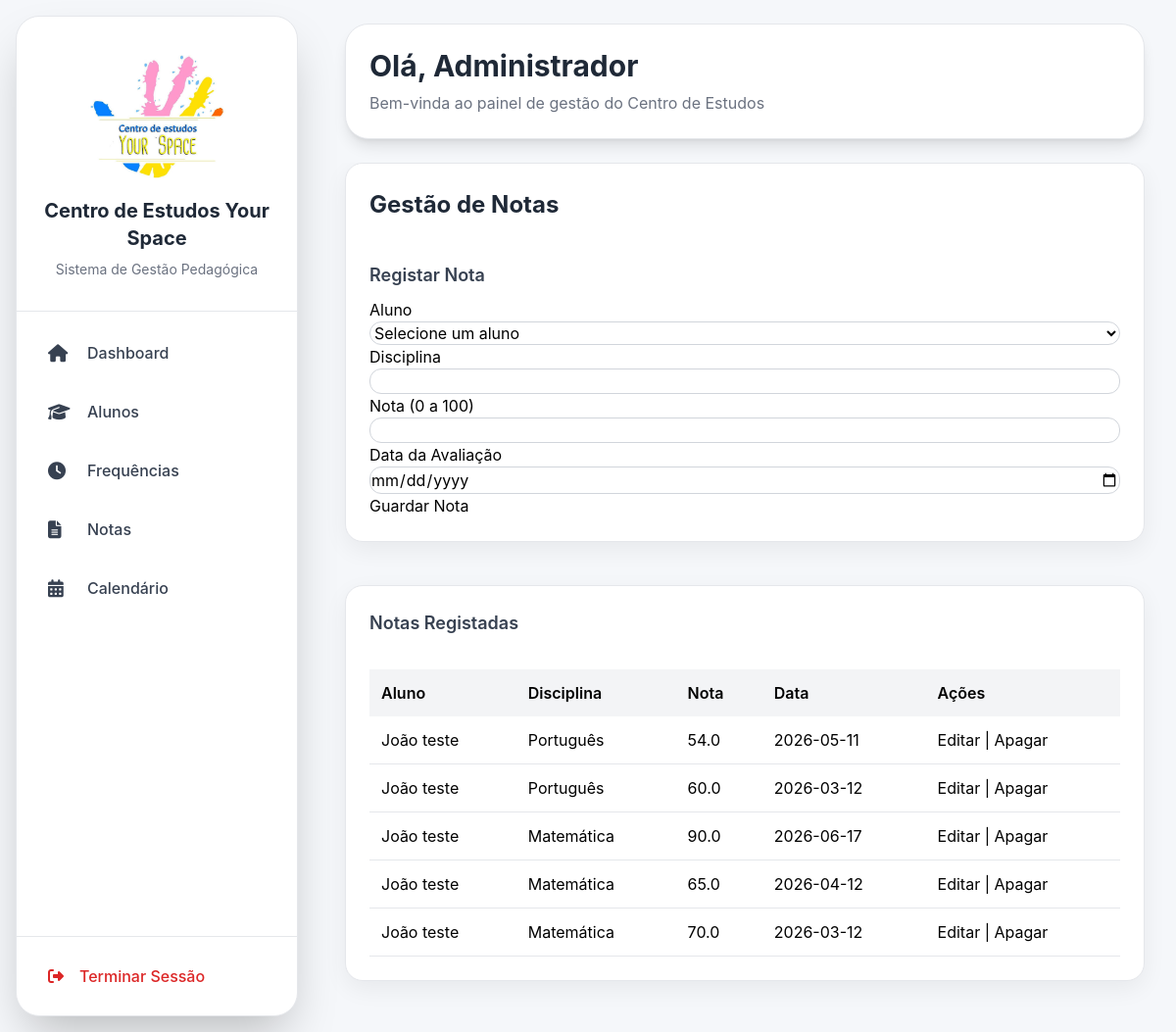
Page /notas on the committed database.
### models/configuracao_centro.py (models this page shows)
class ConfiguracaoCentro(db.Model):
    __tablename__ = "configuracao_centro"
    id = db.Column(
        db.Integer,
        primary_key=True
    )
    nome_centro = db.Column(
        db.String(200),
        default=""
    )
    morada = db.Column(
        db.String(300),
        default=""
    )
    codigo_postal = db.Column(
        db.String(20),
        default=""
    )
    telefone = db.Column(
        db.String(50),
        default=""
    )
    whatsapp = db.Column(
        db.String(50),
        default=""
    )
    email = db.Column(
        db.String(200),
        default=""
    )
    logo = db.Column(
        db.String(300),
        default=""
    )

### models/nota.py (models this page shows)
class Nota(db.Model):
    __tablename__ = "notas"
    id = db.Column(
        db.Integer,
        primary_key=True
    )
    aluno_id = db.Column(
        db.Integer,
        db.ForeignKey("alunos.id"),
        nullable=False
    )
    disciplina = db.Column(
        db.String(100),
        nullable=False
    )
    nota = db.Column(
        db.Float,
        nullable=False
    )
    data_avaliacao = db.Column(
        db.String(20),
        nullable=False
    )
    aluno = db.relationship(
        "Aluno",
        backref="notas"
    )

### models/aluno.py (models this page shows)
class Aluno(db.Model):
    __tablename__ = "alunos"
    id = db.Column(
        db.Integer,
        primary_key=True
    )
    codigo = db.Column(
        db.String(5),
        unique=True,
        nullable=False
    )
    nome = db.Column(
        db.String(150),
        nullable=False
    )
    data_nascimento = db.Column(
        db.String(20)
    )
    escola = db.Column(
        db.String(150)
    )
    ano_escolar = db.Column(
        db.String(50)
    )
    turma = db.Column(
        db.String(100)
    )
    encarregado = db.Column(
        db.String(150),
        nullable=False
    )
    telefone = db.Column(
        db.String(30),
        nullable=False
    )
    email = db.Column(
        db.String(150)
    )
    pacote_horas = db.Column(
        db.Float,
        default=0
    )
    horas_restantes = db.Column(
        db.Float,
        default=0
    )
    ativo = db.Column(
        db.Boolean,
        default=True
    )
    observacoes_pedagogicas = db.Column(
        db.Text
    )
    necessidades = db.relationship(
        "Necessidade",
        secondary=aluno_necessidades,
        lazy="subquery",
        backref=db.backref(
            "alunos",
            lazy=True
        )
    )
    objetivos = db.relationship(
        "Objetivo",
        secondary=aluno_objetivos,
        lazy="subquery",
        backref=db.backref(
            "alunos",
            lazy=True
        )
    )
    testes = db.relationship(
        "Teste",
        backref="aluno",
        lazy=True
    )

### routes/notas.py (the view, shortened to what this page needs)
@notas_bp.route("/notas", methods=["GET", "POST"])
def notas():
    if (
        session.get("perfil") == "colaborador"
        and request.method == "POST"
    ):
        return render_template(
            "acesso_negado.html"
        )
    alunos = Aluno.query.order_by(
        Aluno.nome
    ).all()
    notas = Nota.query.order_by(
        Nota.id.desc()
    ).all()
    return render_template(
        "notas.html",
        alunos=alunos,
        notas=notas
    )

### app.py (called while the page is built)
@app.context_processor
def inject_configuracao():
    configuracao = ConfiguracaoCentro.query.first()
    return dict(
        configuracao_global=configuracao
    )

### templates/notas.html (shortened to what this page needs)
{% extends "base.html" %}
{% block conteudo %}
<div class="card">
    <h2>Gestão de Notas</h2>
    <br>
    <h3>Registar Nota</h3>
    <form method="POST">
        <label>Aluno</label>
        <select
            name="aluno_id"
            required
        >
            <option value="">
                Selecione um aluno
            </option>
        </select>
        <label>Disciplina</label>
        <input
            type="text"
            name="disciplina"
            required
        >
        <label>Nota (0 a 100)</label>
        <input
            type="number"
            min="0"
            max="100"
            step="0.01"
            name="nota"
            required
        >
        <label>Data da Avaliação</label>
        <input
            type="date"
            name="data_avaliacao"
            required
        >
        <button type="submit">
            Guardar Nota
        </button>
    </form>
</div>
<br>
<div class="card">
    <h3>Notas Registadas</h3>
    <br>
    <table>
        <thead>
            <tr>
                <th>Aluno</th>
                <th>Disciplina</th>
                <th>Nota</th>
                <th>Data</th>
                <th>Ações</th>
            </tr>
        </thead>
        <tbody>
        {% for nota in notas %}
            <tr>
                <td>{{ nota.aluno.nome }}</td>
                <td>{{ nota.disciplina }}</td>
                <td>{{ nota.nota }}</td>
                <td>{{ nota.data_avaliacao }}</td>
                <td>
                    <a href="/notas/editar/{{ nota.id }}">
                        Editar
                    </a>
                    |
                    <a
                        href="/notas/apagar/{{ nota.id }}"
                        onclick="return confirm('Apagar esta nota?')"
                    >
                        Apagar
                    </a>
                </td>
            </tr>
        {% endfor %}
        </tbody>
    </table>
</div>
{% endblock %}

### templates/base.html (shortened to what this page needs)
<!DOCTYPE html>
<html lang="pt">
<head>
    <script src="https://cdn.tailwindcss.com"></script>
    <link rel="stylesheet"
          href="https://cdnjs.cloudflare.com/ajax/libs/font-awesome/6.4.0/css/all.min.css">
</head>
<body class="flex h-screen overflow-hidden">
    <div class="w-72 bg-white flex flex-col justify-between m-4 rounded-3xl shadow-2xl border border-gray-200">
        <div>
            <div class="px-6 py-8 border-b border-gray-200 text-center">
    {% if configuracao_global and configuracao_global.logo %}
        <img
            src="{{ url_for('static', filename='logos/' + configuracao_global.logo) }}"
            alt="Logótipo"
            style="
                width:140px;
                height:140px;
                object-fit:contain;
                margin:0 auto 12px auto;
            "
        >
    {% endif %}
    <h1 class="text-xl font-bold text-gray-800">
        {% if configuracao_global and configuracao_global.nome_centro %}
            {{ configuracao_global.nome_centro }}
        {% else %}
            Centro de Estudos
        {% endif %}
    </h1>
    <p class="text-sm text-gray-500 mt-2">
        Sistema de Gestão Pedagógica
    </p>
</div>
            <nav class="p-4 space-y-2">
                <a href="/"
                   class="flex items-center gap-4 px-4 py-3 rounded-2xl text-gray-700 hover:bg-blue-50 hover:text-blue-700 transition-all">
                    <i class="fa-solid fa-house text-lg w-6"></i>
                    <span class="font-medium text-base">Dashboard</span>
                </a>
                <a href="/alunos"
                   class="flex items-center gap-4 px-4 py-3 rounded-2xl text-gray-700 hover:bg-blue-50 hover:text-blue-700 transition-all">
                    <i class="fa-solid fa-graduation-cap text-lg w-6"></i>
                    <span class="font-medium text-base">Alunos</span>
                </a>
                <a href="/frequencias"
                   class="flex items-center gap-4 px-4 py-3 rounded-2xl text-gray-700 hover:bg-blue-50 hover:text-blue-700 transition-all">
                    <i class="fa-solid fa-clock text-lg w-6"></i>
                    <span class="font-medium text-base">Frequências</span>
                </a>
                <a href="/notas"
                   class="flex items-center gap-4 px-4 py-3 rounded-2xl text-gray-700 hover:bg-blue-50 hover:text-blue-700 transition-all">
                    <i class="fa-solid fa-file-lines text-lg w-6"></i>
                    <span class="font-medium text-base">Notas</span>
                </a>
                <a href="/calendario"
                   class="flex items-center gap-4 px-4 py-3 rounded-2xl text-gray-700 hover:bg-blue-50 hover:text-blue-700 transition-all">
                    <i class="fa-solid fa-calendar-days text-lg w-6"></i>
                    <span class="font-medium text-base">Calendário</span>
                </a>
            </nav>
        </div>
        <div class="p-4 border-t border-gray-200">
            <a href="{{ url_for('logout') }}"
               class="flex items-center gap-4 px-4 py-3 rounded-2xl text-red-600 hover:bg-red-50 transition-all">
                <i class="fa-solid fa-right-from-bracket"></i>
                <span class="font-medium">
                    Terminar Sessão
                </span>
            </a>
        </div>
    </div>
    <div class="flex-1 flex flex-col overflow-hidden">
        <header class="px-8 py-6">
            <div class="bg-white rounded-3xl shadow-lg p-6 border border-gray-200">
                <h2 class="text-3xl font-bold text-gray-800">
                    Olá, {{ session.get('nome', 'Administrador') }}
                </h2>
                <p class="text-gray-500 mt-2">
                    Bem-vinda ao painel de gestão do Centro de Estudos
                </p>
            </div>
        </header>
        <main class="flex-1 overflow-y-auto px-8 pb-8">
            {% block conteudo %}
            {% endblock %}
        </main>
    </div>
</body>
</html>

### templates/base.html (style rules this page uses)
body { background:#f5f7fa; font-family:'Inter',sans-serif; }
.card { background:white; border-radius:18px; padding:24px; box-shadow:0 8px 24px rgba(0,0,0,0.06); margin-bottom:20px; border:1px solid #e5e7eb; }
.card h2 { font-size:24px; font-weight:700; margin-bottom:16px; color:#1f2937; }
.card h3 { font-size:18px; font-weight:600; margin-bottom:10px; color:#374151; }
input, select, textarea { width:100%; padding:12px; border:1px solid #d1d5db; border-radius:12px; margin-bottom:12px; background:white; }
button { background:#2563eb; color:white; border:none; padding:12px 20px; border-radius:12px; cursor:pointer; font-weight:600; }
table { width:100%; border-collapse:collapse; background:white; }
th { text-align:left; background:#f3f4f6; padding:12px; font-weight:600; }
td { padding:12px; border-bottom:1px solid #e5e7eb; }
a { text-decoration:none; }

### rows in the picture
ConfiguracaoCentro: logo (picture), nome_centro "Centro de Estudos Your Space"
Nota: aluno.nome "João teste", disciplina "Português", nota "54.0", data_avaliacao "2026-05-11"
Nota: aluno.nome "João teste", disciplina "Português", nota "60.0", data_avaliacao "2026-03-12"
Nota: aluno.nome "João teste", disciplina "Matemática", nota "90.0", data_avaliacao "2026-06-17"
Nota: aluno.nome "João teste", disciplina "Matemática", nota "65.0", data_avaliacao "2026-04-12"
Nota: aluno.nome "João teste", disciplina "Matemática", nota "70.0", data_avaliacao "2026-03-12"

### other values in the picture
{{ session.get('nome', 'Administrador') }} "Administrador"
